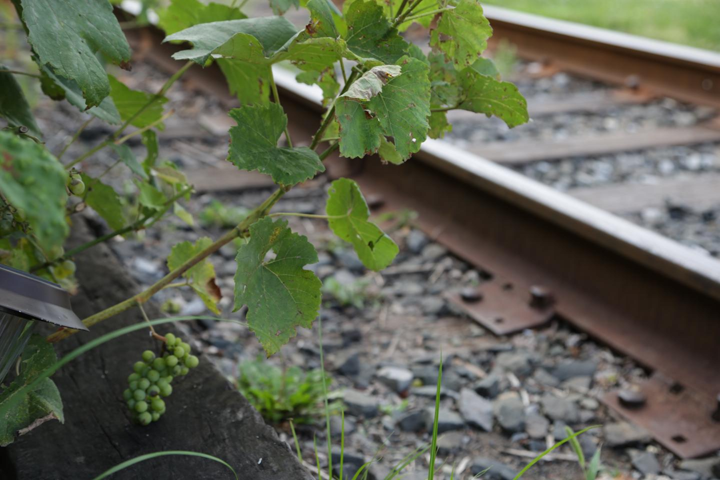
#> input picture Hw2/Image1.png, 720 x 480 px
$ python homework2B.py
#> lines starting #> are read from the running program, lines starting #| are printed output that depends on the picture
import cv2
import numpy as np

def transformImage(input_image, transform_matrix, transform_type):
    # Get the dimensions of the input image
    hin, win = input_image.shape[:2]

    # Define the output image dimensions
    hout, wout = hin, win

    # Create a meshgrid of pixel coordinates in the output image
    xout, yout = np.meshgrid(np.arange(wout), np.arange(hout))

    # Create a matrix of homogenized coordinates in the output image
    p_out = np.vstack((xout.flatten(), yout.flatten(), np.ones(hout*wout)))

    # Compute the inverse transformation matrix based on the transform type
    if transform_type == 'scaling':
        inv_transform = np.diag([1/transform_matrix[0,0], 1/transform_matrix[1,1], 1])
    elif transform_type == 'rotation':
        inv_transform = np.linalg.inv(transform_matrix)
    elif transform_type == 'translation':
        inv_transform = np.eye(3)
        inv_transform[0:2,2] = -transform_matrix[0:2,2]
    elif transform_type == 'reflection':
        inv_transform = np.linalg.inv(transform_matrix)
        # Apply the transformation to the input image
        # This does a reflection on the y-axis
        # transformed_image = cv2.warpAffine(input_image, inv_transform[0:2], (win, hin))
        return transformed_image
    elif transform_type == 'shear':
        inv_transform = np.eye(3)
        inv_transform[0,1] = -transform_matrix[0,1]/transform_matrix[0,0]
    elif transform_type == 'affine':
        # Check if the inverse transformation matrix is an affine transformation matrix
        if np.abs(np.linalg.det(inv_transform) - 1) > 1e-6:
            print(np.abs(np.linalg.det(inv_transform) - 1))
            raise ValueError('Matrix is not a proper affine transformation matrix')
        inv_transform = np.linalg.inv(transform_matrix)
    elif transform_type == 'homography':
        inv_transform = np.linalg.inv(transform_matrix)
    else:
        raise ValueError('Invalid transform type specified')


    # Map the homogenized output image coordinates to input image coordinates using the inverse transform
    p_in = np.dot(inv_transform, p_out)

    # Extract the x and y coordinates from the mapped homogenized input image coordinates
    xin = p_in[0] / p_in[2]
    yin = p_in[1] / p_in[2]

    # Interpolate the input image at the mapped coordinates to create the output image
    transformed_image = cv2.remap(input_image, xin.reshape(hout, wout).astype(np.float32), yin.reshape(hout, wout).astype(np.float32), cv2.INTER_LINEAR)

    return transformed_image

# The transformImage function takes an input image, a 3x3 transformation matrix,
# and a transform type as arguments, and returns the transformed image.

# The function first gets the dimensions of the input image,
# and defines the output image dimensions as the same as the input image.
# It then creates a meshgrid of pixel coordinates in the output image,
# and a matrix of homogenized coordinates in the output image.

# The function then computes the inverse transformation matrix based on the transform type,
# using the intuitions from Section 1. If the inverse transformation matrix is an affine transformation
# matrix, the function checks if the determinant is close enough to 1.
# If it is not, the function raises a ValueError.

# The function then maps the homogenized output image coordinates to
# input image coordinates using the inverse transform, and extracts the x and y coordinates
# from the mapped homogenized input image coordinates.
# Finally, the function interpolates the input image at the mapped coordinates to create
# the output image, and returns


def main():
    # Read the input image
    color = cv2.imread("Image1.png", cv2.IMREAD_COLOR)
#> color is the input picture: shape (480, 720, 3); mean B, G, R 82.1, 100.7, 95.7

    input_image = cv2.cvtColor(color, cv2.COLOR_BGR2GRAY)
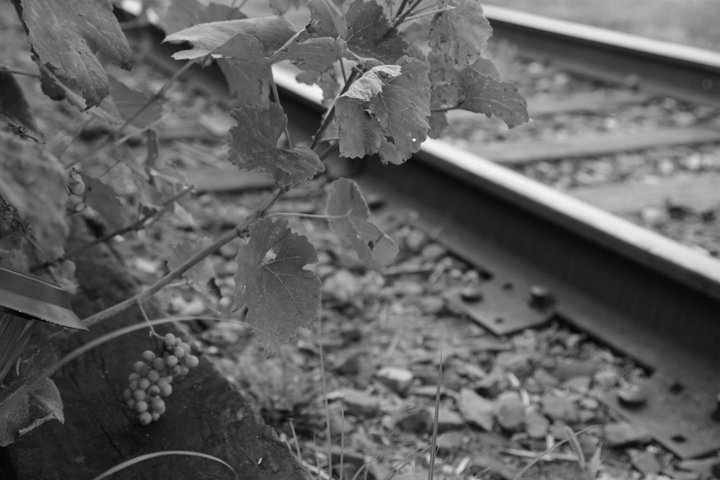
#> input_image: shape (480, 720); min 4, max 244, mean 97.1

    # Define the scaling factor
    scaling_factor = 0.5

    # Define the rotation angle
    rotation_angle = 30

    # Define the translation vector
    translation_vector = np.array([0, 0])

    # Define the shear factor
    shear_factor = 0.5

    # Define the transformation matrices
    affine_matrix = np.array([[1, 0.5, 0], [0, 1, 0], [0, 0, 1]])
    homography_matrix = np.array([[1, 0.5, 0], [0, 1, 0], [0, 0, 1]])
    scaling_matrix = np.array([[scaling_factor, 0, 0], [0, scaling_factor, 0], [0, 0, 1]])
    rotation_matrix = np.array([[np.cos(np.deg2rad(rotation_angle)), -np.sin(np.deg2rad(rotation_angle)), 0], [np.sin(np.deg2rad(rotation_angle)), np.cos(np.deg2rad(rotation_angle)), 0], [0, 0, 1]])
    translation_matrix = np.array([[1, 0, translation_vector[0]], [0, 1, translation_vector[1]], [0, 0, 1]])
    #A reflection matrix that reflects the matrix in the y direction
    reflect_y = np.array([[-1, 0, 0], [0, 1, 0], [0, 0, 1]])

    #reflection_matrix = np.array([[-1, 0, 0], [0, 1, 0], [0, 0, 1]])
    shear_matrix = np.array([[1, shear_factor, 0], [0, 1, 0], [0, 0, 1]])

    #Change the size of the image to 1080 ×1920 (make sure the image you start with is not already 1080 ×1920)
    #if the input image is not 1080x1920, resize it with an if condition
    if input_image.shape[0] != 1080 or input_image.shape[1] != 1920:
        input_image = cv2.resize(input_image, (1920, 1080))
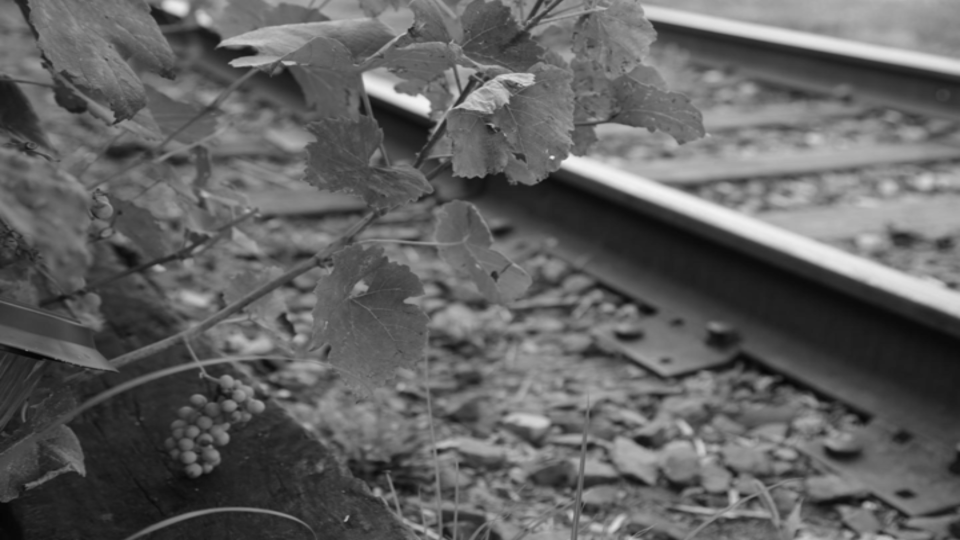
#> input_image: shape (1080, 1920) (shown at 1/2 size); min 4, max 243, mean 97

    #Reflect the image in the y direction
    reflected_image = transformImage(input_image, reflect_y, 'reflection')

    #Rotate the image clockwise by 30 degrees
    # rotated_image = transformImage(input_image, rotation_matrix, 'rotation')

    #Shear the image in the x-direction so that the additional amount added to each x value is 0.5 times each y value
    # sheared_image = transformImage(input_image, shear_matrix, 'shear')

    #Translate the image by 300 in the x-direction and 500 in the y-direction, then rotate the resulting image counterclockwise by 20 degrees, then scale the resulting image down to one-half its size. You should apply the transformImage function only once to do this.


    # Display the input and output images
    cv2.imwrite("In_Image.jpg", input_image)
    cv2.imwrite("Refl_Image.jpg", reflected_image)
    print('Transformed image saved to disk.')

if __name__ == '__main__':
#> (the run stopped early here; a loop or call above may not have finished)

$ run again, with Hw2/Image2.png copied over Hw2/Image1.png
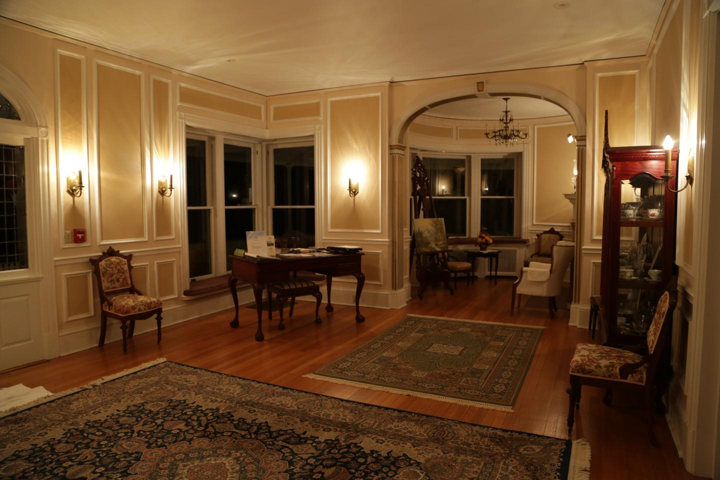
#> input picture Hw2/Image2.png, 720 x 480 px
#> in main, color is the input picture: shape (480, 720, 3); mean B, G, R 43.7, 77.2, 111.2
#> in main, `input_image = cv2.cvtColor(color, cv2.COLOR_BGR2GRAY)`:
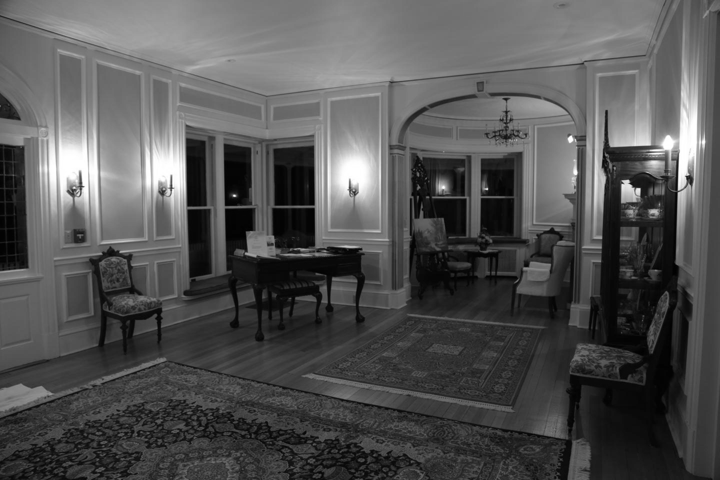
#> input_image: shape (480, 720); min 1, max 255, mean 83.5
#> in main, `input_image = cv2.resize(input_image, (1920, 1080))`:
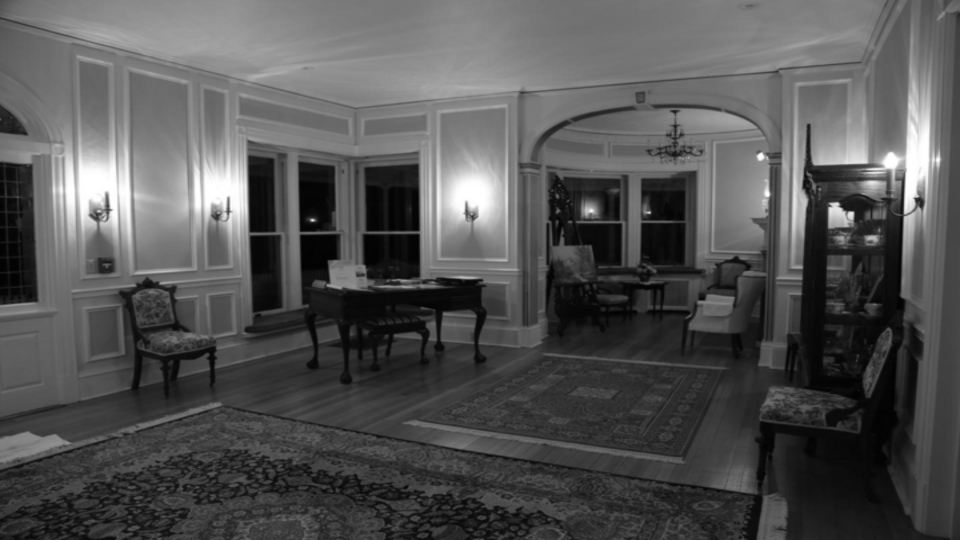
#> input_image: shape (1080, 1920) (shown at 1/2 size); min 1, max 255, mean 83.4

$ run again, with Hw2/Image3.png copied over Hw2/Image1.png
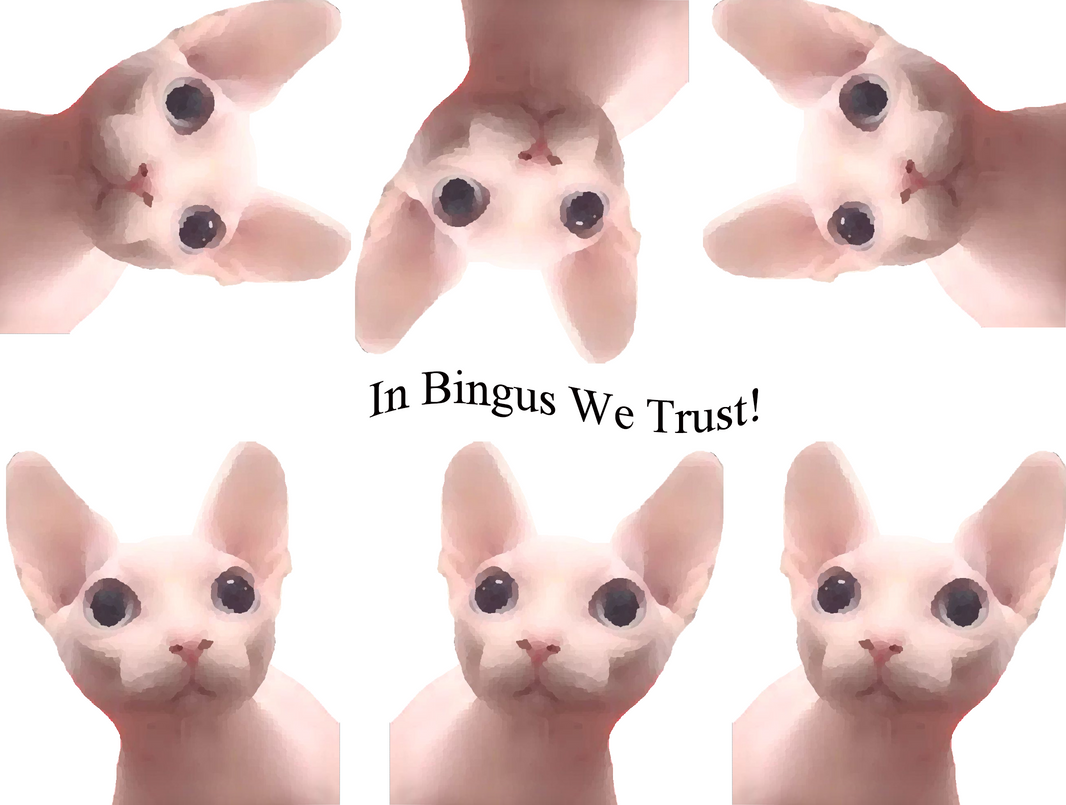
#> input picture Hw2/Image3.png, 1066 x 805 px
#> in main, color is the input picture: shape (805, 1066, 3); mean B, G, R 204.8, 207.6, 227.9
#> in main, `input_image = cv2.cvtColor(color, cv2.COLOR_BGR2GRAY)`:
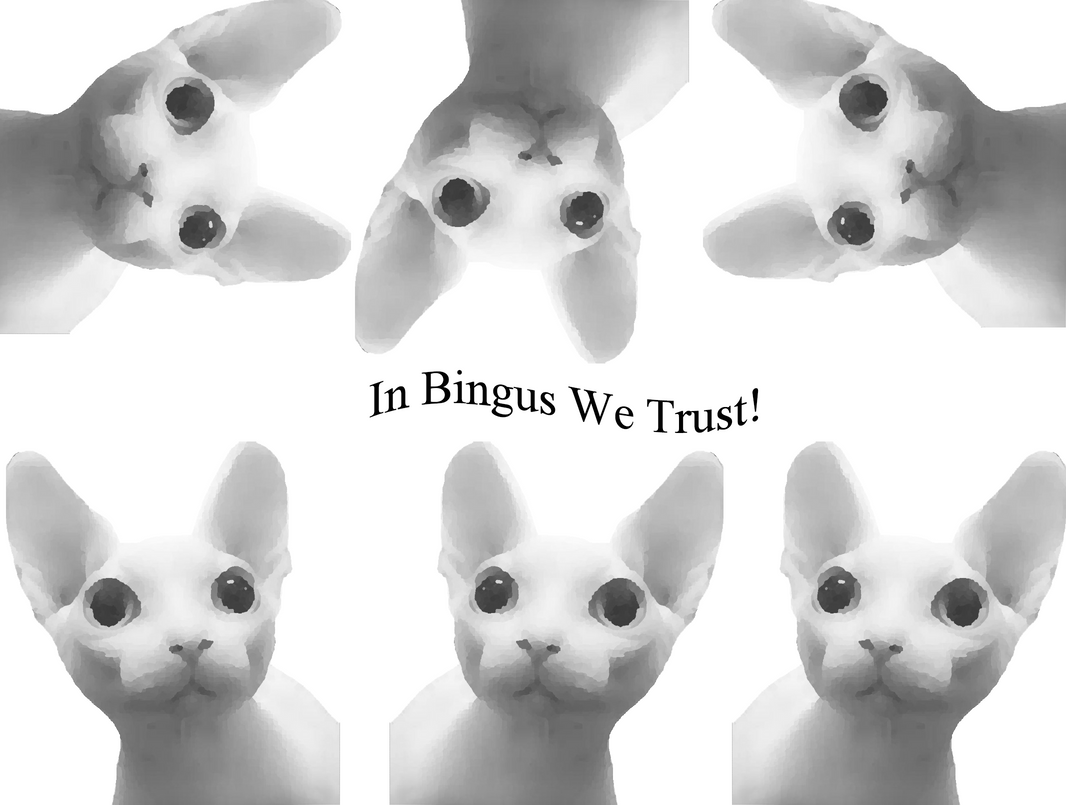
#> input_image: shape (805, 1066); min 0, max 255, mean 213.3
#> in main, `input_image = cv2.resize(input_image, (1920, 1080))`:
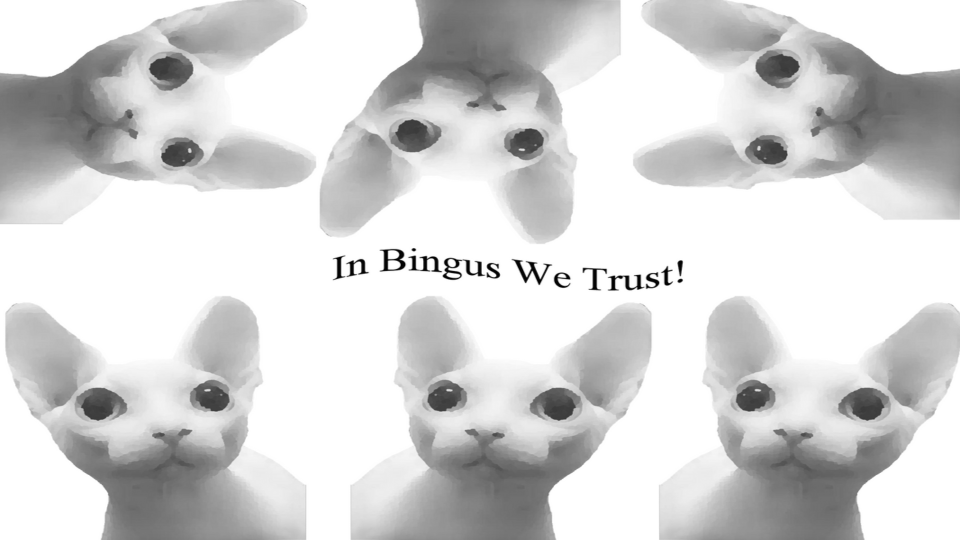
#> input_image: shape (1080, 1920) (shown at 1/2 size); min 0, max 255, mean 213.3
